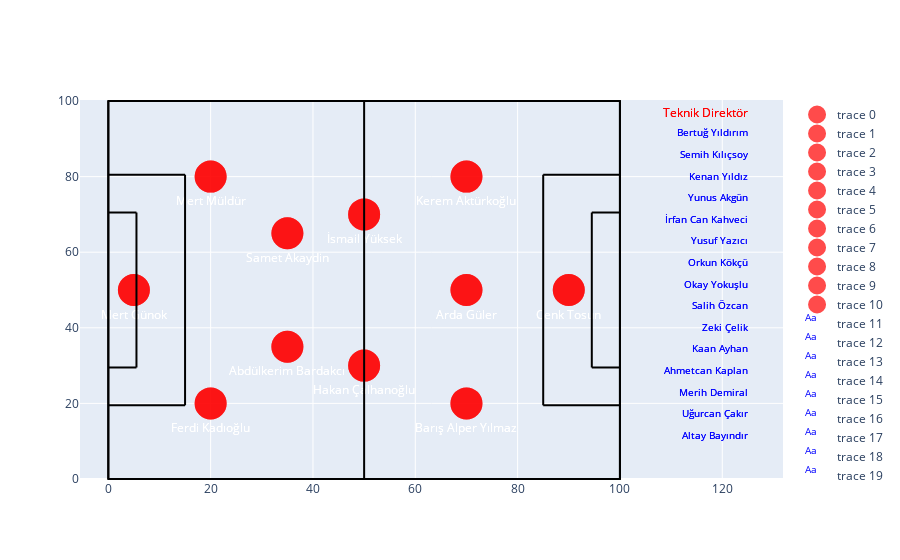

The notebook cell this image was saved under:
### Markdown cell above
# 6. Hücre: Oyuncuları ve Yedekleri Grafikte Gösterme

### Code cell
# Oyuncuları grafikte göster
for index, row in starting_11.iterrows():
    fig.add_trace(
        go.Scatter(
            x=[row['X']],
            y=[row['Y']],
            mode='markers+text',
            text=[row['Name']],
            textposition='bottom center',
            textfont=dict(size=12, color='white'),
            marker=dict(
                size=30,
                color='red',
                opacity=0.7,
                line=dict(width=2, color='red')
            ),
            hovertext=f"Name: {row['Name']}<br>Age: {turkey_players[turkey_players['Name'] == row['Name']]['Age'].values[0]}<br>Market Value: {turkey_players[turkey_players['Name'] == row['Name']]['MarketValue'].values[0]}",
            hoverinfo='text'
        )
    )

# Yedek oyuncuları sahadaki kenarda listeleyelim, daha sağa taşındı
sub_x = 125
sub_y = np.linspace(10, 90, len(remaining_players))

for (index, sub), y in zip(remaining_players.iterrows(), sub_y):
    fig.add_trace(
        go.Scatter(
            x=[sub_x],
            y=[y],
            mode='text',
            text=sub['Name'],
            textposition='top left',
            textfont=dict(size=10, color='blue'),
            hoverinfo='none'
        )
    )

# Teknik direktörü sahaya ekleyelim, daha sağa taşındı
fig.add_trace(
    go.Scatter(
        x=[125],
        y=[95],
        mode='text',
        text=['Teknik Direktör'],
        textposition='top left',
        textfont=dict(size=12, color='red'),
        hoverinfo='none'
    )
)

### Figure 1 — Plotly figure (JSON) as saved in the notebook; plotly's stock layout.template omitted (floating-point values rounded to 4 significant figures)
{"data": [{"hoverinfo": "text", "hovertext": "Name: Mert Günok<br>Age: 35<br>Market Value: 1200000", "marker": {"color": "red", "line": {"color": "red", "width": 2}, "opacity": 0.7, "size": 30}, "mode": "markers+text", "text": ["Mert Günok"], "textfont": {"color": "white", "size": 12}, "textposition": "bottom center", "type": "scatter", "x": [5], "y": [50]}, {"hoverinfo": "text", "hovertext": "Name: Ferdi Kadıoğlu<br>Age: 24<br>Market Value: 21000000", "marker": {"color": "red", "line": {"color": "red", "width": 2}, "opacity": 0.7, "size": 30}, "mode": "markers+text", "text": ["Ferdi Kadıoğlu"], "textfont": {"color": "white", "size": 12}, "textposition": "bottom center", "type": "scatter", "x": [20], "y": [20]}, {"hoverinfo": "text", "hovertext": "Name: Mert Müldür<br>Age: 25<br>Market Value: 4200000", "marker": {"color": "red", "line": {"color": "red", "width": 2}, "opacity": 0.7, "size": 30}, "mode": "markers+text", "text": ["Mert Müldür"], "textfont": {"color": "white", "size": 12}, "textposition": "bottom center", "type": "scatter", "x": [20], "y": [80]}, {"hoverinfo": "text", "hovertext": "Name: Abdülkerim Bardakcı<br>Age: 29<br>Market Value: 9000000", "marker": {"color": "red", "line": {"color": "red", "width": 2}, "opacity": 0.7, "size": 30}, "mode": "markers+text", "text": ["Abdülkerim Bardakcı"], "textfont": {"color": "white", "size": 12}, "textposition": "bottom center", "type": "scatter", "x": [35], "y": [35]}, {"hoverinfo": "text", "hovertext": "Name: Samet Akaydin<br>Age: 30<br>Market Value: 2500000", "marker": {"color": "red", "line": {"color": "red", "width": 2}, "opacity": 0.7, "size": 30}, "mode": "markers+text", "text": ["Samet Akaydin"], "textfont": {"color": "white", "size": 12}, "textposition": "bottom center", "type": "scatter", "x": [35], "y": [65]}, {"hoverinfo": "text", "hovertext": "Name: Hakan Çalhanoğlu<br>Age: 30<br>Market Value: 45000000", "marker": {"color": "red", "line": {"color": "red", "width": 2}, "opacity": 0.7, "size": 30}, "mode": "markers+text", "text": ["Hakan Çalhanoğlu"], "textfont": {"color": "white", "size": 12}, "textposition": "bottom center", "type": "scatter", "x": [50], "y": [30]}, {"hoverinfo": "text", "hovertext": "Name: İsmail Yüksek<br>Age: 25<br>Market Value: 12000000", "marker": {"color": "red", "line": {"color": "red", "width": 2}, "opacity": 0.7, "size": 30}, "mode": "markers+text", "text": ["İsmail Yüksek"], "textfont": {"color": "white", "size": 12}, "textposition": "bottom center", "type": "scatter", "x": [50], "y": [70]}, {"hoverinfo": "text", "hovertext": "Name: Barış Alper Yılmaz<br>Age: 24<br>Market Value: 17000000", "marker": {"color": "red", "line": {"color": "red", "width": 2}, "opacity": 0.7, "size": 30}, "mode": "markers+text", "text": ["Barış Alper Yılmaz"], "textfont": {"color": "white", "size": 12}, "textposition": "bottom center", "type": "scatter", "x": [70], "y": [20]}, {"hoverinfo": "text", "hovertext": "Name: Kerem Aktürkoğlu<br>Age: 25<br>Market Value: 15000000", "marker": {"color": "red", "line": {"color": "red", "width": 2}, "opacity": 0.7, "size": 30}, "mode": "markers+text", "text": ["Kerem Aktürkoğlu"], "textfont": {"color": "white", "size": 12}, "textposition": "bottom center", "type": "scatter", "x": [70], "y": [80]}, {"hoverinfo": "text", "hovertext": "Name: Arda Güler<br>Age: 19<br>Market Value: 30000000", "marker": {"color": "red", "line": {"color": "red", "width": 2}, "opacity": 0.7, "size": 30}, "mode": "markers+text", "text": ["Arda Güler"], "textfont": {"color": "white", "size": 12}, "textposition": "bottom center", "type": "scatter", "x": [70], "y": [50]}, {"hoverinfo": "text", "hovertext": "Name: Cenk Tosun<br>Age: 33<br>Market Value: 2000000", "marker": {"color": "red", "line": {"color": "red", "width": 2}, "opacity": 0.7, "size": 30}, "mode": "markers+text", "text": ["Cenk Tosun"], "textfont": {"color": "white", "size": 12}, "textposition": "bottom center", "type": "scatter", "x": [90], "y": [50]}, {"hoverinfo": "none", "mode": "text", "text": "Altay Bayındır", "textfont": {"color": "blue", "size": 10}, "textposition": "top left", "type": "scatter", "x": [125], "y": [10]}, {"hoverinfo": "none", "mode": "text", "text": "Uğurcan Çakır", "textfont": {"color": "blue", "size": 10}, "textposition": "top left", "type": "scatter", "x": [125], "y": [15.71]}, {"hoverinfo": "none", "mode": "text", "text": "Merih Demiral", "textfont": {"color": "blue", "size": 10}, "textposition": "top left", "type": "scatter", "x": [125], "y": [21.43]}, {"hoverinfo": "none", "mode": "text", "text": "Ahmetcan Kaplan", "textfont": {"color": "blue", "size": 10}, "textposition": "top left", "type": "scatter", "x": [125], "y": [27.14]}, {"hoverinfo": "none", "mode": "text", "text": "Kaan Ayhan", "textfont": {"color": "blue", "size": 10}, "textposition": "top left", "type": "scatter", "x": [125], "y": [32.86]}, {"hoverinfo": "none", "mode": "text", "text": "Zeki Çelik", "textfont": {"color": "blue", "size": 10}, "textposition": "top left", "type": "scatter", "x": [125], "y": [38.57]}, {"hoverinfo": "none", "mode": "text", "text": "Salih Özcan", "textfont": {"color": "blue", "size": 10}, "textposition": "top left", "type": "scatter", "x": [125], "y": [44.29]}, {"hoverinfo": "none", "mode": "text", "text": "Okay Yokuşlu", "textfont": {"color": "blue", "size": 10}, "textposition": "top left", "type": "scatter", "x": [125], "y": [50]}, {"hoverinfo": "none", "mode": "text", "text": "Orkun Kökçü", "textfont": {"color": "blue", "size": 10}, "textposition": "top left", "type": "scatter", "x": [125], "y": [55.71]}, {"hoverinfo": "none", "mode": "text", "text": "Yusuf Yazıcı", "textfont": {"color": "blue", "size": 10}, "textposition": "top left", "type": "scatter", "x": [125], "y": [61.43]}, {"hoverinfo": "none", "mode": "text", "text": "İrfan Can Kahveci", "textfont": {"color": "blue", "size": 10}, "textposition": "top left", "type": "scatter", "x": [125], "y": [67.14]}, {"hoverinfo": "none", "mode": "text", "text": "Yunus Akgün", "textfont": {"color": "blue", "size": 10}, "textposition": "top left", "type": "scatter", "x": [125], "y": [72.86]}, {"hoverinfo": "none", "mode": "text", "text": "Kenan Yıldız", "textfont": {"color": "blue", "size": 10}, "textposition": "top left", "type": "scatter", "x": [125], "y": [78.57]}, {"hoverinfo": "none", "mode": "text", "text": "Semih Kılıçsoy", "textfont": {"color": "blue", "size": 10}, "textposition": "top left", "type": "scatter", "x": [125], "y": [84.29]}, {"hoverinfo": "none", "mode": "text", "text": "Bertuğ Yıldırım", "textfont": {"color": "blue", "size": 10}, "textposition": "top left", "type": "scatter", "x": [125], "y": [90]}, {"hoverinfo": "none", "mode": "text", "text": ["Teknik Direktör"], "textfont": {"color": "red", "size": 12}, "textposition": "top left", "type": "scatter", "x": [125], "y": [95]}, {"hoverinfo": "text", "hovertext": "Name: Mert Günok<br>Age: 35<br>Market Value: 1200000", "marker": {"color": "red", "line": {"color": "red", "width": 2}, "opacity": 0.7, "size": 30}, "mode": "markers+text", "text": ["Mert Günok"], "textfont": {"color": "white", "size": 12}, "textposition": "bottom center", "type": "scatter", "x": [5], "y": [50]}, {"hoverinfo": "text", "hovertext": "Name: Ferdi Kadıoğlu<br>Age: 24<br>Market Value: 21000000", "marker": {"color": "red", "line": {"color": "red", "width": 2}, "opacity": 0.7, "size": 30}, "mode": "markers+text", "text": ["Ferdi Kadıoğlu"], "textfont": {"color": "white", "size": 12}, "textposition": "bottom center", "type": "scatter", "x": [20], "y": [20]}, {"hoverinfo": "text", "hovertext": "Name: Mert Müldür<br>Age: 25<br>Market Value: 4200000", "marker": {"color": "red", "line": {"color": "red", "width": 2}, "opacity": 0.7, "size": 30}, "mode": "markers+text", "text": ["Mert Müldür"], "textfont": {"color": "white", "size": 12}, "textposition": "bottom center", "type": "scatter", "x": [20], "y": [80]}, {"hoverinfo": "text", "hovertext": "Name: Abdülkerim Bardakcı<br>Age: 29<br>Market Value: 9000000", "marker": {"color": "red", "line": {"color": "red", "width": 2}, "opacity": 0.7, "size": 30}, "mode": "markers+text", "text": ["Abdülkerim Bardakcı"], "textfont": {"color": "white", "size": 12}, "textposition": "bottom center", "type": "scatter", "x": [35], "y": [35]}, {"hoverinfo": "text", "hovertext": "Name: Samet Akaydin<br>Age: 30<br>Market Value: 2500000", "marker": {"color": "red", "line": {"color": "red", "width": 2}, "opacity": 0.7, "size": 30}, "mode": "markers+text", "text": ["Samet Akaydin"], "textfont": {"color": "white", "size": 12}, "textposition": "bottom center", "type": "scatter", "x": [35], "y": [65]}, {"hoverinfo": "text", "hovertext": "Name: Hakan Çalhanoğlu<br>Age: 30<br>Market Value: 45000000", "marker": {"color": "red", "line": {"color": "red", "width": 2}, "opacity": 0.7, "size": 30}, "mode": "markers+text", "text": ["Hakan Çalhanoğlu"], "textfont": {"color": "white", "size": 12}, "textposition": "bottom center", "type": "scatter", "x": [50], "y": [30]}, {"hoverinfo": "text", "hovertext": "Name: İsmail Yüksek<br>Age: 25<br>Market Value: 12000000", "marker": {"color": "red", "line": {"color": "red", "width": 2}, "opacity": 0.7, "size": 30}, "mode": "markers+text", "text": ["İsmail Yüksek"], "textfont": {"color": "white", "size": 12}, "textposition": "bottom center", "type": "scatter", "x": [50], "y": [70]}, {"hoverinfo": "text", "hovertext": "Name: Barış Alper Yılmaz<br>Age: 24<br>Market Value: 17000000", "marker": {"color": "red", "line": {"color": "red", "width": 2}, "opacity": 0.7, "size": 30}, "mode": "markers+text", "text": ["Barış Alper Yılmaz"], "textfont": {"color": "white", "size": 12}, "textposition": "bottom center", "type": "scatter", "x": [70], "y": [20]}, {"hoverinfo": "text", "hovertext": "Name: Kerem Aktürkoğlu<br>Age: 25<br>Market Value: 15000000", "marker": {"color": "red", "line": {"color": "red", "width": 2}, "opacity": 0.7, "size": 30}, "mode": "markers+text", "text": ["Kerem Aktürkoğlu"], "textfont": {"color": "white", "size": 12}, "textposition": "bottom center", "type": "scatter", "x": [70], "y": [80]}, {"hoverinfo": "text", "hovertext": "Name: Arda Güler<br>Age: 19<br>Market Value: 30000000", "marker": {"color": "red", "line": {"color": "red", "width": 2}, "opacity": 0.7, "size": 30}, "mode": "markers+text", "text": ["Arda Güler"], "textfont": {"color": "white", "size": 12}, "textposition": "bottom center", "type": "scatter", "x": [70], "y": [50]}, {"hoverinfo": "text", "hovertext": "Name: Cenk Tosun<br>Age: 33<br>Market Value: 2000000", "marker": {"color": "red", "line": {"color": "red", "width": 2}, "opacity": 0.7, "size": 30}, "mode": "markers+text", "text": ["Cenk Tosun"], "textfont": {"color": "white", "size": 12}, "textposition": "bottom center", "type": "scatter", "x": [90], "y": [50]}, {"hoverinfo": "none", "mode": "text", "text": "Altay Bayındır", "textfont": {"color": "blue", "size": 10}, "textposition": "top left", "type": "scatter", "x": [125], "y": [10]}, {"hoverinfo": "none", "mode": "text", "text": "Uğurcan Çakır", "textfont": {"color": "blue", "size": 10}, "textposition": "top left", "type": "scatter", "x": [125], "y": [15.71]}, {"hoverinfo": "none", "mode": "text", "text": "Merih Demiral", "textfont": {"color": "blue", "size": 10}, "textposition": "top left", "type": "scatter", "x": [125], "y": [21.43]}, {"hoverinfo": "none", "mode": "text", "text": "Ahmetcan Kaplan", "textfont": {"color": "blue", "size": 10}, "textposition": "top left", "type": "scatter", "x": [125], "y": [27.14]}, {"hoverinfo": "none", "mode": "text", "text": "Kaan Ayhan", "textfont": {"color": "blue", "size": 10}, "textposition": "top left", "type": "scatter", "x": [125], "y": [32.86]}, {"hoverinfo": "none", "mode": "text", "text": "Zeki Çelik", "textfont": {"color": "blue", "size": 10}, "textposition": "top left", "type": "scatter", "x": [125], "y": [38.57]}, {"hoverinfo": "none", "mode": "text", "text": "Salih Özcan", "textfont": {"color": "blue", "size": 10}, "textposition": "top left", "type": "scatter", "x": [125], "y": [44.29]}, {"hoverinfo": "none", "mode": "text", "text": "Okay Yokuşlu", "textfont": {"color": "blue", "size": 10}, "textposition": "top left", "type": "scatter", "x": [125], "y": [50]}, {"hoverinfo": "none", "mode": "text", "text": "Orkun Kökçü", "textfont": {"color": "blue", "size": 10}, "textposition": "top left", "type": "scatter", "x": [125], "y": [55.71]}, {"hoverinfo": "none", "mode": "text", "text": "Yusuf Yazıcı", "textfont": {"color": "blue", "size": 10}, "textposition": "top left", "type": "scatter", "x": [125], "y": [61.43]}, {"hoverinfo": "none", "mode": "text", "text": "İrfan Can Kahveci", "textfont": {"color": "blue", "size": 10}, "textposition": "top left", "type": "scatter", "x": [125], "y": [67.14]}, {"hoverinfo": "none", "mode": "text", "text": "Yunus Akgün", "textfont": {"color": "blue", "size": 10}, "textposition": "top left", "type": "scatter", "x": [125], "y": [72.86]}, {"hoverinfo": "none", "mode": "text", "text": "Kenan Yıldız", "textfont": {"color": "blue", "size": 10}, "textposition": "top left", "type": "scatter", "x": [125], "y": [78.57]}, {"hoverinfo": "none", "mode": "text", "text": "Semih Kılıçsoy", "textfont": {"color": "blue", "size": 10}, "textposition": "top left", "type": "scatter", "x": [125], "y": [84.29]}, {"hoverinfo": "none", "mode": "text", "text": "Bertuğ Yıldırım", "textfont": {"color": "blue", "size": 10}, "textposition": "top left", "type": "scatter", "x": [125], "y": [90]}, {"hoverinfo": "none", "mode": "text", "text": ["Teknik Direktör"], "textfont": {"color": "red", "size": 12}, "textposition": "top left", "type": "scatter", "x": [125], "y": [95]}], "layout": {"shapes": [{"fillcolor": "rgba(0,0,0,0)", "line": {"color": "black"}, "type": "rect", "x0": 0, "x1": 100, "y0": 0, "y1": 100}, {"line": {"color": "black"}, "type": "line", "x0": 0, "x1": 0, "y0": 0, "y1": 100}, {"line": {"color": "black"}, "type": "line", "x0": 0, "x1": 100, "y0": 100, "y1": 100}, {"line": {"color": "black"}, "type": "line", "x0": 100, "x1": 100, "y0": 100, "y1": 0}, {"line": {"color": "black"}, "type": "line", "x0": 100, "x1": 0, "y0": 0, "y1": 0}, {"line": {"color": "black"}, "type": "line", "x0": 50, "x1": 50, "y0": 0, "y1": 100}, {"line": {"color": "black"}, "type": "line", "x0": 15, "x1": 15, "y0": 19.5, "y1": 80.5}, {"line": {"color": "black"}, "type": "line", "x0": 0, "x1": 15, "y0": 19.5, "y1": 19.5}, {"line": {"color": "black"}, "type": "line", "x0": 15, "x1": 0, "y0": 80.5, "y1": 80.5}, {"line": {"color": "black"}, "type": "line", "x0": 85, "x1": 85, "y0": 19.5, "y1": 80.5}, {"line": {"color": "black"}, "type": "line", "x0": 100, "x1": 85, "y0": 19.5, "y1": 19.5}, {"line": {"color": "black"}, "type": "line", "x0": 85, "x1": 100, "y0": 80.5, "y1": 80.5}, {"line": {"color": "black"}, "type": "line", "x0": 5.5, "x1": 5.5, "y0": 29.5, "y1": 70.5}, {"line": {"color": "black"}, "type": "line", "x0": 0, "x1": 5.5, "y0": 29.5, "y1": 29.5}, {"line": {"color": "black"}, "type": "line", "x0": 5.5, "x1": 0, "y0": 70.5, "y1": 70.5}, {"line": {"color": "black"}, "type": "line", "x0": 94.5, "x1": 94.5, "y0": 29.5, "y1": 70.5}, {"line": {"color": "black"}, "type": "line", "x0": 100, "x1": 94.5, "y0": 29.5, "y1": 29.5}, {"line": {"color": "black"}, "type": "line", "x0": 94.5, "x1": 100, "y0": 70.5, "y1": 70.5}]}}
